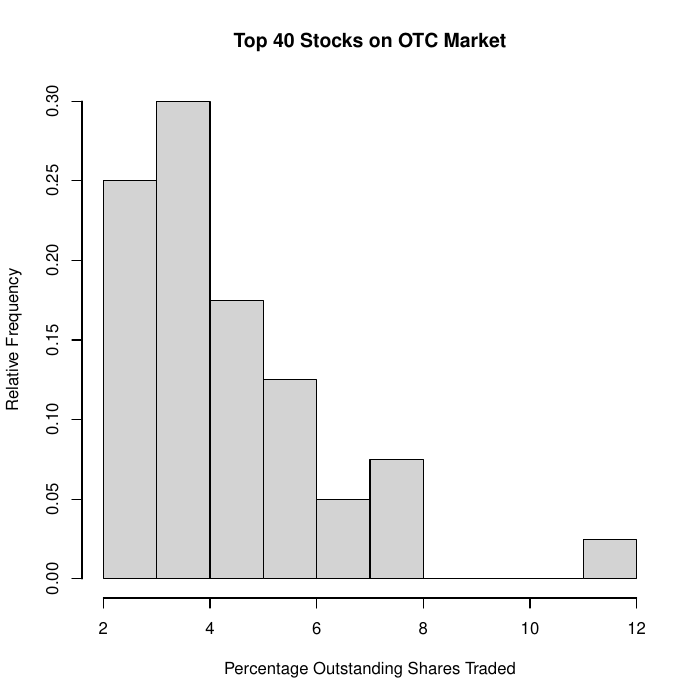

This figure's R source:
# WMS Ex. 1.4 (a) - Relative frequency histogram representing
# the top 40 stocks on the over-the-counter (OTC) market
# traded on one day.

top40 <- c(
  11.88, 6.27, 5.49, 4.81, 4.40, 3.78, 3.44, 3.11, 2.88, 2.68,
  7.99, 6.07, 5.26, 4.79, 4.05, 3.69, 3.36, 3.03, 2.74, 2.63,
  7.15, 5.98, 5.07, 4.55, 3.94, 3.62, 3.26, 2.99, 2.74, 2.62,
  7.13, 5.91, 4.94, 4.43, 3.93, 3.48, 3.20, 2.89, 2.69, 2.61
)

pdf("../../plots/ex1_4_a.pdf")

hist(
  top40,
  freq = FALSE,
  main = "Top 40 Stocks on OTC Market",
  xlab = "Percentage Outstanding Shares Traded",
  ylab = "Relative Frequency"
)

dev.off()
